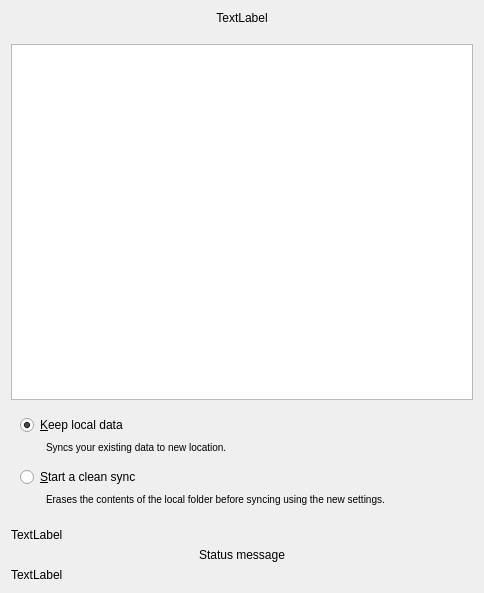
<?xml version="1.0" encoding="UTF-8"?>
<ui version="4.0">
 <class>OwncloudAdvancedSetupPage</class>
 <widget class="QWidget" name="OwncloudAdvancedSetupPage">
  <property name="geometry">
   <rect>
    <x>0</x>
    <y>0</y>
    <width>484</width>
    <height>593</height>
   </rect>
  </property>
  <property name="sizePolicy">
   <sizepolicy hsizetype="Preferred" vsizetype="Maximum">
    <horstretch>0</horstretch>
    <verstretch>0</verstretch>
   </sizepolicy>
  </property>
  <property name="windowTitle">
   <string>Form</string>
  </property>
  <layout class="QVBoxLayout" name="verticalLayout">
   <item>
    <widget class="QLabel" name="topLabel">
     <property name="sizePolicy">
      <sizepolicy hsizetype="Preferred" vsizetype="Fixed">
       <horstretch>0</horstretch>
       <verstretch>0</verstretch>
      </sizepolicy>
     </property>
     <property name="text">
      <string>TextLabel</string>
     </property>
     <property name="alignment">
      <set>Qt::AlignCenter</set>
     </property>
     <property name="wordWrap">
      <bool>true</bool>
     </property>
    </widget>
   </item>
   <item>
    <spacer name="verticalSpacer_2">
     <property name="orientation">
      <enum>Qt::Vertical</enum>
     </property>
     <property name="sizeType">
      <enum>QSizePolicy::Fixed</enum>
     </property>
     <property name="sizeHint" stdset="0">
      <size>
       <width>20</width>
       <height>13</height>
      </size>
     </property>
    </spacer>
   </item>
   <item>
    <layout class="QVBoxLayout" name="verticalLayout_4">
     <item>
      <widget class="QTreeView" name="wizardTreeView">
       <property name="minimumSize">
        <size>
         <width>0</width>
         <height>250</height>
        </size>
       </property>
      </widget>
     </item>
     <item>
      <widget class="QWidget" name="resolutionWidget" native="true">
       <property name="sizePolicy">
        <sizepolicy hsizetype="Preferred" vsizetype="Fixed">
         <horstretch>0</horstretch>
         <verstretch>0</verstretch>
        </sizepolicy>
       </property>
       <layout class="QFormLayout" name="formLayout_2">
        <property name="sizeConstraint">
         <enum>QLayout::SetMinimumSize</enum>
        </property>
        <property name="fieldGrowthPolicy">
         <enum>QFormLayout::ExpandingFieldsGrow</enum>
        </property>
        <item row="0" column="0" colspan="2">
         <widget class="QRadioButton" name="radioButton">
          <property name="text">
           <string>&amp;Keep local data</string>
          </property>
          <property name="checked">
           <bool>true</bool>
          </property>
         </widget>
        </item>
        <item row="1" column="0">
         <spacer name="horizontalSpacer_6">
          <property name="orientation">
           <enum>Qt::Horizontal</enum>
          </property>
          <property name="sizeType">
           <enum>QSizePolicy::Fixed</enum>
          </property>
          <property name="sizeHint" stdset="0">
           <size>
            <width>20</width>
            <height>20</height>
           </size>
          </property>
         </spacer>
        </item>
        <item row="1" column="1">
         <widget class="QLabel" name="label_6">
          <property name="sizePolicy">
           <sizepolicy hsizetype="Expanding" vsizetype="Expanding">
            <horstretch>0</horstretch>
            <verstretch>0</verstretch>
           </sizepolicy>
          </property>
          <property name="text">
           <string>&lt;small&gt;Syncs your existing data to new location.&lt;/small&gt;</string>
          </property>
          <property name="scaledContents">
           <bool>false</bool>
          </property>
          <property name="alignment">
           <set>Qt::AlignLeading|Qt::AlignLeft|Qt::AlignTop</set>
          </property>
          <property name="wordWrap">
           <bool>true</bool>
          </property>
          <property name="indent">
           <number>0</number>
          </property>
         </widget>
        </item>
        <item row="2" column="0" colspan="2">
         <widget class="QRadioButton" name="cbSyncFromScratch">
          <property name="toolTip">
           <string>&lt;html&gt;&lt;head/&gt;&lt;body&gt;&lt;p&gt;If this box is checked, existing content in the local directory will be erased to start a clean sync from the server.&lt;/p&gt;&lt;p&gt;Do not check this if the local content should be uploaded to the servers directory.&lt;/p&gt;&lt;/body&gt;&lt;/html&gt;</string>
          </property>
          <property name="text">
           <string>&amp;Start a clean sync</string>
          </property>
          <property name="checkable">
           <bool>true</bool>
          </property>
         </widget>
        </item>
        <item row="3" column="0">
         <spacer name="horizontalSpacer_5">
          <property name="orientation">
           <enum>Qt::Horizontal</enum>
          </property>
          <property name="sizeType">
           <enum>QSizePolicy::Fixed</enum>
          </property>
          <property name="sizeHint" stdset="0">
           <size>
            <width>20</width>
            <height>20</height>
           </size>
          </property>
         </spacer>
        </item>
        <item row="3" column="1">
         <widget class="QLabel" name="label_5">
          <property name="sizePolicy">
           <sizepolicy hsizetype="Expanding" vsizetype="Expanding">
            <horstretch>0</horstretch>
            <verstretch>0</verstretch>
           </sizepolicy>
          </property>
          <property name="text">
           <string>&lt;small&gt;Erases the contents of the local folder before syncing using the new settings.&lt;/small&gt;</string>
          </property>
          <property name="scaledContents">
           <bool>false</bool>
          </property>
          <property name="alignment">
           <set>Qt::AlignLeading|Qt::AlignLeft|Qt::AlignTop</set>
          </property>
          <property name="wordWrap">
           <bool>true</bool>
          </property>
          <property name="indent">
           <number>0</number>
          </property>
         </widget>
        </item>
       </layout>
      </widget>
     </item>
    </layout>
   </item>
   <item>
    <widget class="QLabel" name="errorLabel">
     <property name="text">
      <string>TextLabel</string>
     </property>
    </widget>
   </item>
   <item>
    <widget class="QLabel" name="syncModeLabel">
     <property name="text">
      <string>Status message</string>
     </property>
     <property name="alignment">
      <set>Qt::AlignCenter</set>
     </property>
     <property name="wordWrap">
      <bool>true</bool>
     </property>
    </widget>
   </item>
   <item>
    <layout class="QHBoxLayout" name="resultLayout"/>
   </item>
   <item>
    <widget class="QLabel" name="bottomLabel">
     <property name="text">
      <string>TextLabel</string>
     </property>
    </widget>
   </item>
  </layout>
 </widget>
 <resources/>
 <connections/>
</ui>
